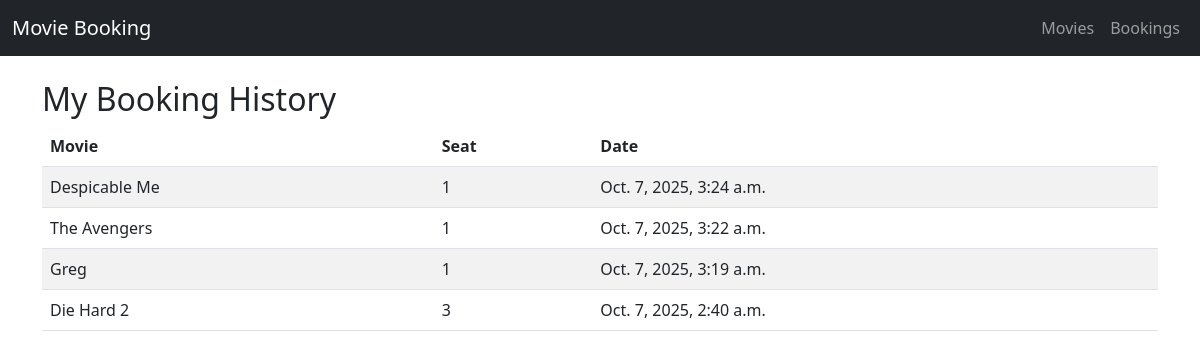
The page /history/ on the database its author committed.
### bookings/models.py (models this page shows, shortened)
class Booking(models.Model):
    movie = models.ForeignKey(Movie, related_name='bookings', on_delete=models.CASCADE)
    seat = models.ForeignKey(Seat, related_name='bookings', on_delete=models.CASCADE)
    user = models.ForeignKey(settings.AUTH_USER_MODEL, related_name='bookings', on_delete=models.CASCADE, null=True, blank=True)
    booking_date = models.DateTimeField(auto_now_add=True)
    class Meta:
        unique_together = ('seat', 'movie')

class Movie(models.Model):
    title = models.CharField(max_length=200)
    description = models.TextField(blank=True)
    release_date = models.DateField()
    duration = models.PositiveIntegerField(help_text="Duration in minutes")

class Seat(models.Model):
    seat_number = models.CharField(max_length=10)
    movie = models.ForeignKey(Movie, related_name='seats', on_delete=models.CASCADE)
    is_booked = models.BooleanField(default=False)
    class Meta:
        unique_together = ('seat_number', 'movie')

### bookings/views.py (the view)
# urls.py: path('history/', web_views.booking_history_view, name='booking_history'),
def booking_history_view(request):
    bookings = Booking.objects.select_related('movie', 'seat').order_by('-booking_date')
    return render(request, 'bookings/booking_history.html', {'bookings': bookings})

### bookings/templates/bookings/booking_history.html (shortened to what this page needs)
{% extends 'bookings/base.html' %}
{% block content %}
<h2>My Booking History</h2>
<table class="table table-striped">
  <thead>
    <tr>
      <th>Movie</th>
      <th>Seat</th>
      <th>Date</th>
    </tr>
  </thead>
  <tbody>
    {% for booking in bookings %}
    <tr>
      <td>{{ booking.movie.title }}</td>
      <td>{{ booking.seat.seat_number }}</td>
      <td>{{ booking.booking_date }}</td>
    </tr>
    {% empty %}
    <tr>
      <td colspan="3">No bookings yet.</td>
    </tr>
    {% endfor %}
  </tbody>
</table>
{% endblock %}

### bookings/templates/bookings/base.html (shortened to what this page needs)
<!DOCTYPE html>
<html lang="en">
<head>
  <link href="https://cdn.jsdelivr.net/npm/bootstrap@5.3.0/dist/css/bootstrap.min.css" rel="stylesheet">
</head>
<body>
<nav class="navbar navbar-expand-lg navbar-dark bg-dark mb-4">
  <div class="container-fluid">
    <a class="navbar-brand" href="{% url 'movie_list' %}">Movie Booking</a>
    <ul class="navbar-nav ms-auto">
      <li class="nav-item"><a class="nav-link" href="{% url 'movie_list' %}">Movies</a></li>
      <li class="nav-item"><a class="nav-link" href="{% url 'booking_history' %}">Bookings</a></li>
    </ul>
  </div>
</nav>
<div class="container">
  {% block content %}{% endblock %}
</div>
</body>
</html>

### rows shown on the page
Booking: movie "Despicable Me", seat.seat_number "1", booking_date "Oct. 7, 2025, 3:24 a.m."
Booking: movie "The Avengers", seat.seat_number "1", booking_date "Oct. 7, 2025, 3:22 a.m."
Booking: movie "Greg", seat.seat_number "1", booking_date "Oct. 7, 2025, 3:19 a.m."
Booking: movie "Die Hard 2", seat.seat_number "3", booking_date "Oct. 7, 2025, 2:40 a.m."
